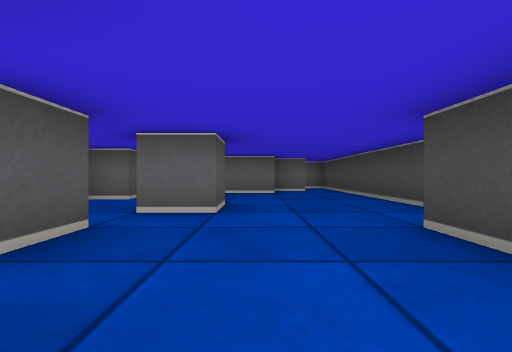
view 1 (above)

17 first-person views from a walk through a cub3D level. The camera is about half as high as the walls, looks level and sees 85° across. The floor is counted in squares. Each view is taken from the middle of a square. On the plan, view 1 faces up. The plan holds only what a view shows up to about 9 squares ahead; the rest is blank.

view 2
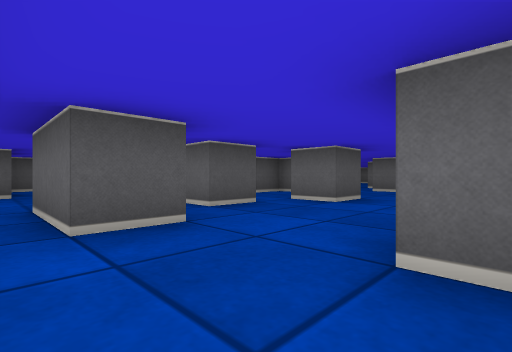

view 3
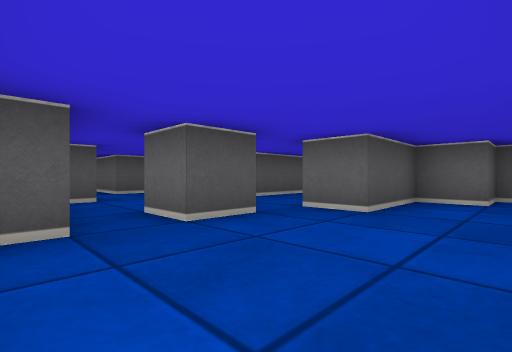

view 4
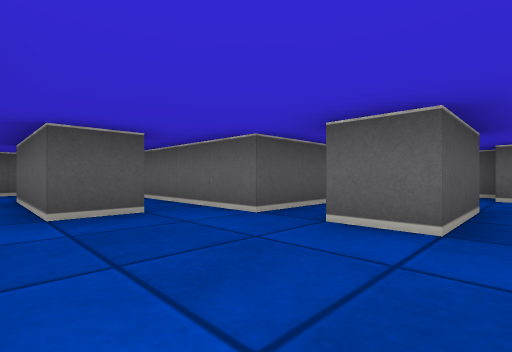

view 5
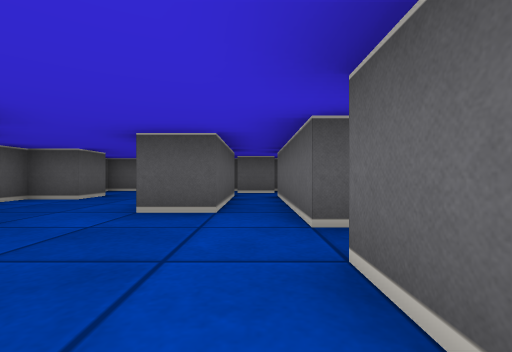

view 6
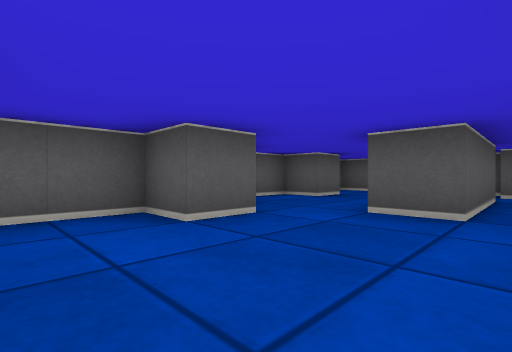

view 7
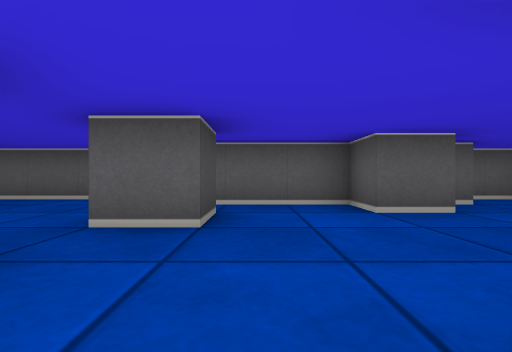

view 8
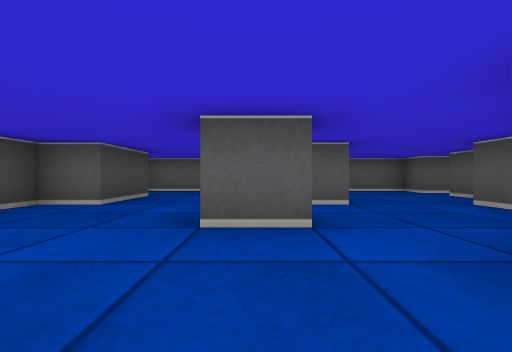

view 9
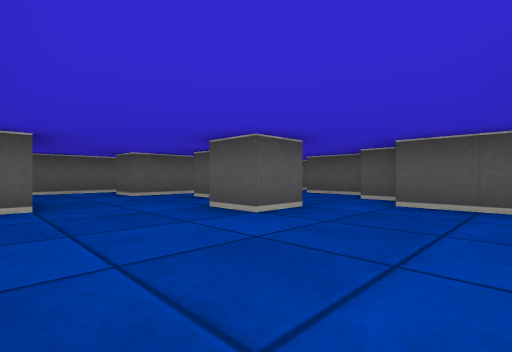

view 10
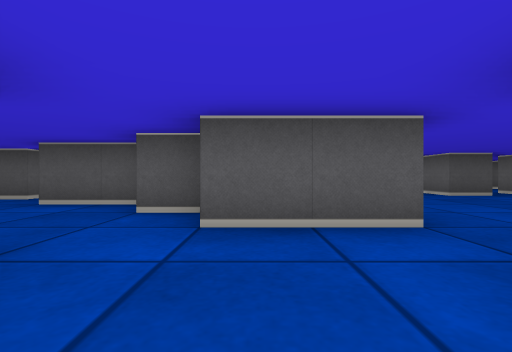

view 11
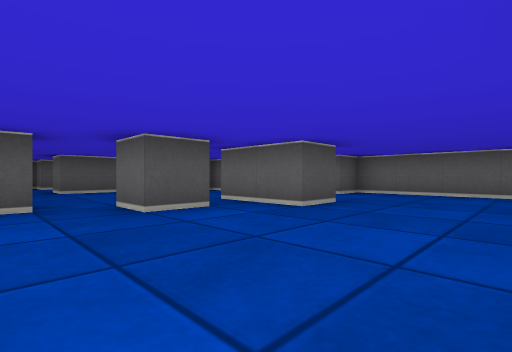

view 12
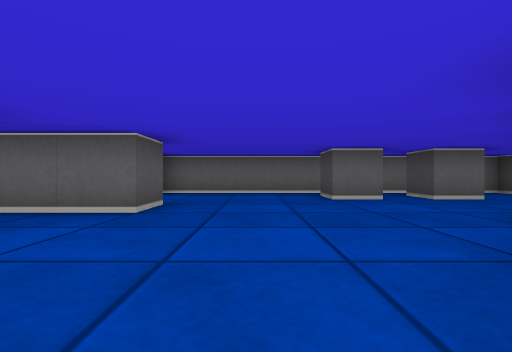

view 13
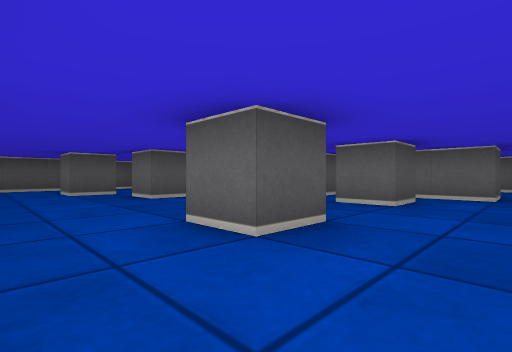

view 14
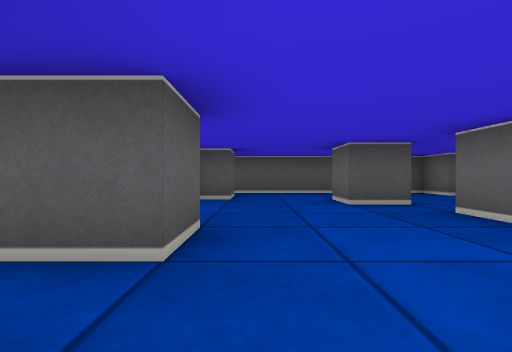

view 15
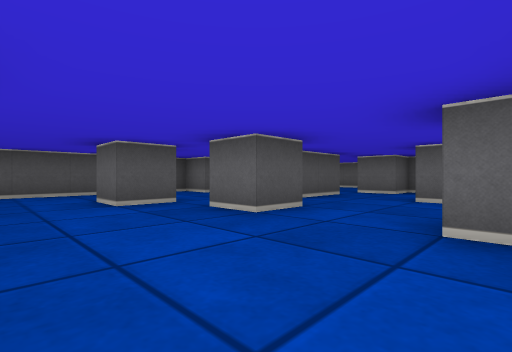

view 16
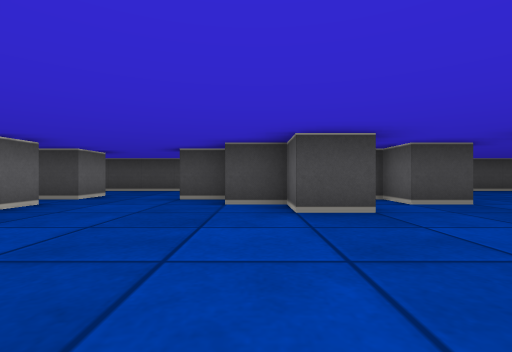

view 17
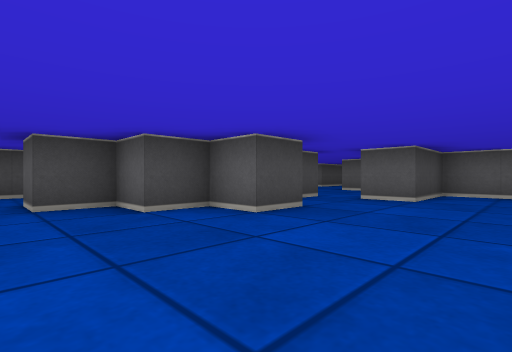

### Floor plan
Points are (right, up) in squares from view 1. A wall is a line through its corners. A room is listed if a view was taken in it or the views show most of it. See-through windows are left out.
Room 1 (views 1, 2, 3, 4, 5, 6, 7, 8, 9, 10)
walls: (-5.5, 1.5) (-5.5, 0.5) (-6.5, 0.5) (-6.5, 1.5) (-5.5, 1.5); (-2.5, 2.5) (-1.9, 2.5); (-2.1, 0.5) (-0.5, 0.5) (-0.5, -0.5) (-2.5, -0.5); (-7.5, 4.5) (-7.5, 3.5) (-8.5, 3.5); (-1.5, 2.5) (-1.5, 1.5) (-2.2, 1.5); (-1.5, 4.5) (-0.5, 4.5) (-0.5, 3.5) (-1.5, 3.5); (-9.5, 0.5) (-8.5, 0.5) (-8.5, -0.5) (-5.5, -0.5) (-5.5, -1.5) (2.2, -1.5); (-9.5, 3.5) (-13.4, 3.5); (-2.5, 6.5) (-2.5, 5.5) (-3.5, 5.5) (-3.5, 4.5) (-4.5, 4.5) (-4.5, 2.5) (-5.5, 2.5); (-10.6, -0.5) (-10.1, -0.5); (2, 0.5) (1.5, 0.5) (1.5, 2.5) (2.5, 2.5) (2.5, 9); (0.5, 7.5) (-1.5, 7.5); (-13.5, 2.5) (-10.5, 2.5) (-10.5, 1.5) (-13.5, 1.5); (-13.5, -0.5) (-12.5, -0.5) (-12.5, -1.5) (-11.2, -1.5); (1.6, 8.5) (0.5, 8.5); (-14.5, 3.5) (-14.5, 2.5); (-15.5, 2.5) (-15.5, 1.4); (-15.5, -0.6) (-15.5, -1.5)
ways out: opening at (-9, 4.5) to room 2; opening at (-7, 5) to room 2; opening at (-2, 7) to room 2
Room 2 (views 11, 12, 13, 14, 15, 16, 17)
walls: (-7.5, 8.5) (-8.5, 8.5); (-6.5, 8.5) (-6.5, 7.5) (-7.5, 7.5); (-6.5, 11.6) (-6.5, 10.5) (-7.5, 10.5); (-9, 11.5) (-9.5, 11.5); (-8.5, 12.4) (-8.5, 11.8); (-10.5, 9.5) (-10.5, 8.5) (-11.5, 8.5); (-5.5, 13.5) (-5.5, 12.5) (-7.5, 12.5); (-7.5, 5.5) (-7.5, 4.5); (-2.5, 9.5) (-2.5, 10.5) (-1.5, 10.5) (-1.5, 11.5) (-0.5, 11.5) (-0.5, 12.5) (0.4, 12.5); (-4.8, 5.5) (-3.5, 5.5) (-3.5, 7.5) (-2.5, 7.5) (-2.5, 6.5); (-11.5, 12.5) (-11.5, 10.5) (-12.5, 10.5); (-10, 14.5) (-10.5, 14.5) (-10.5, 13.5) (-11.5, 13.5); (-12.5, 8.6) (-12.5, 7.5) (-13.5, 7.5); (-10.5, 5.5) (-9.5, 5.5) (-9.5, 3.5); (-1.5, 7.5) (-1.5, 8.5); (-1.5, 14.5) (-2.5, 14.5) (-2.5, 15.5); (-14.4, 10.5) (-15.5, 10.5); (-2.2, 16.5) (-6.5, 16.5) (-6.5, 15.5); (-15.5, 8.1) (-15.5, 5.4); (-14.5, 5.5) (-13.5, 5.5) (-13.5, 4.9); (0.5, 14.5) (-0.5, 14.5) (-0.5, 15.5); (0.1, 16.5) (-0.6, 16.5); (2.5, 12.2) (2.5, 16.5)
ways out: opening at (-9, 4.5) to room 1; opening at (-7, 5) to room 1; opening at (-2, 7) to room 1; opening at (-12, 13)

Where each view was taken, in squares from view 1:
view 1: 0 up, 0 right, facing up
view 2: 1 down, 2 right, facing up-left
view 3: 1 down, 3 left, facing up-left
view 4: 1 up, 7 left, facing up-left
view 5: 3 up, 7 left, facing left
view 6: 3 up, 7 left, facing down-left
view 7: 4 up, 7 left, facing down
view 8: 7 up, 1 left, facing down
view 9: 7 up, 2 right, facing down-left
view 10: 6 up, 0 right, facing left
view 11: 9 up, 3 left, facing up-left
view 12: 9 up, 4 left, facing up
view 13: 6 up, 5 left, facing up-left
view 14: 6 up, 8 left, facing left
view 15: 6 up, 8 left, facing up-left
view 16: 11 up, 6 left, facing right
view 17: 13 up, 5 left, facing down-right
